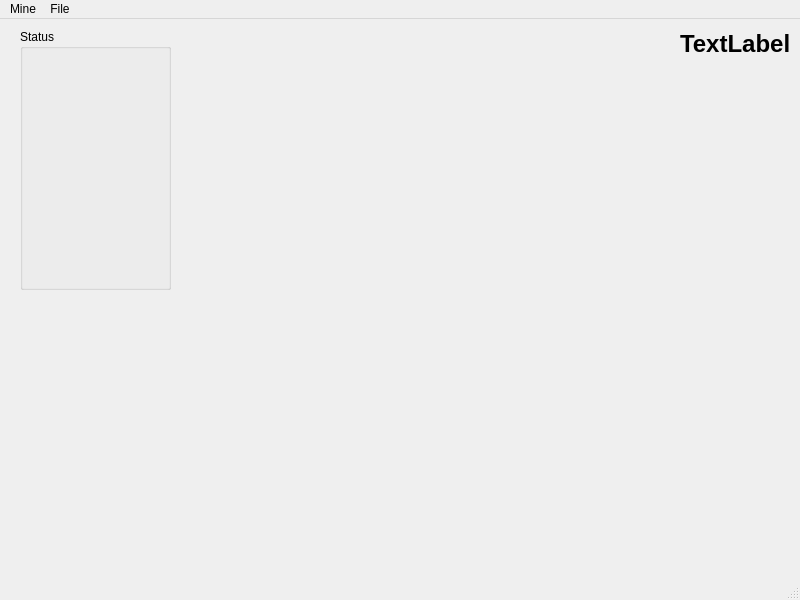
<?xml version="1.0" encoding="UTF-8"?>
<ui version="4.0">
 <class>PingWindow</class>
 <widget class="QMainWindow" name="PingWindow">
  <property name="geometry">
   <rect>
    <x>0</x>
    <y>0</y>
    <width>800</width>
    <height>600</height>
   </rect>
  </property>
  <property name="windowTitle">
   <string>PingWindow</string>
  </property>
  <widget class="QWidget" name="centralwidget">
   <widget class="QGroupBox" name="status_object">
    <property name="geometry">
     <rect>
      <x>20</x>
      <y>10</y>
      <width>151</width>
      <height>261</height>
     </rect>
    </property>
    <property name="title">
     <string>Status</string>
    </property>
    <property name="flat">
     <bool>false</bool>
    </property>
    <widget class="QWidget" name="verticalLayoutWidget">
     <property name="geometry">
      <rect>
       <x>10</x>
       <y>20</y>
       <width>131</width>
       <height>231</height>
      </rect>
     </property>
     <layout class="QVBoxLayout" name="status_layout"/>
    </widget>
   </widget>
   <widget class="QLabel" name="Local_Time">
    <property name="geometry">
     <rect>
      <x>680</x>
      <y>10</y>
      <width>111</width>
      <height>31</height>
     </rect>
    </property>
    <property name="text">
     <string>&lt;html&gt;&lt;head/&gt;&lt;body&gt;&lt;p&gt;&lt;span style=&quot; font-size:18pt; font-weight:700;&quot;&gt;TextLabel&lt;/span&gt;&lt;/p&gt;&lt;/body&gt;&lt;/html&gt;</string>
    </property>
   </widget>
  </widget>
  <widget class="QMenuBar" name="menubar">
   <property name="geometry">
    <rect>
     <x>0</x>
     <y>0</y>
     <width>800</width>
     <height>17</height>
    </rect>
   </property>
   <widget class="QMenu" name="menuMine">
    <property name="geometry">
     <rect>
      <x>343</x>
      <y>87</y>
      <width>132</width>
      <height>102</height>
     </rect>
    </property>
    <property name="title">
     <string>Mine</string>
    </property>
    <addaction name="actionAdd_IP"/>
    <addaction name="actionBild"/>
    <addaction name="separator"/>
    <addaction name="actionClose"/>
   </widget>
   <widget class="QMenu" name="menuFile">
    <property name="title">
     <string>File</string>
    </property>
    <addaction name="actionSave"/>
    <addaction name="actionLoad"/>
   </widget>
   <addaction name="menuMine"/>
   <addaction name="menuFile"/>
  </widget>
  <widget class="QStatusBar" name="statusbar"/>
  <action name="actionAdd_IP">
   <property name="text">
    <string>Add IP</string>
   </property>
  </action>
  <action name="actionBild">
   <property name="text">
    <string>Bild</string>
   </property>
  </action>
  <action name="actionClose">
   <property name="text">
    <string>Close</string>
   </property>
  </action>
  <action name="actionSave">
   <property name="text">
    <string>Save</string>
   </property>
  </action>
  <action name="actionLoad">
   <property name="text">
    <string>Load</string>
   </property>
  </action>
 </widget>
 <resources/>
 <connections/>
</ui>
